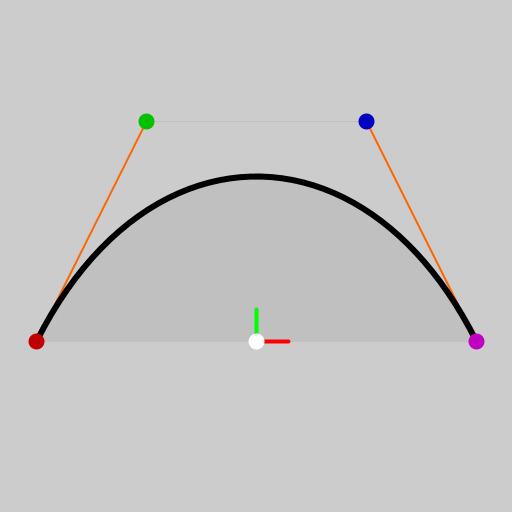
Frame 1 (no input)
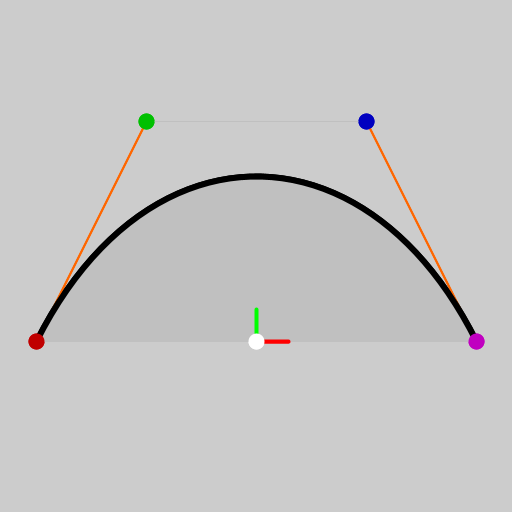
Frame 2 (the mouse pressed at the canvas centre, redrawn once)

The Processing sketch that drew these frames (run headless with seeded random() and noise(); the mouse was pressed at the canvas centre and the sketch redrawn once):

// Processing sketch: ANI2012A19_DrawCurve
// ── ANI2012A19_DrawCurve.pde
// ANI2012A19_DrawCurve.pde
// Affichage d'une courbe de Bézier cubique et de ses quatre points de contrôle.

// paramètre
float curveRadius = 220;

// positions des quatre points de contrôle de la courbe de Bézier
PVector p1 = new PVector(-curveRadius, 0, 0);
PVector p2 = new PVector(-curveRadius / 2.0f, curveRadius, 0);
PVector p3 = new PVector(curveRadius / 2.0f, curveRadius, 0);
PVector p4 = new PVector(curveRadius, 0, 0);

void setup()
{
  size(512, 512);
  noLoop();

  fill(192);

  println("courbe de Bézier cubique: P1=" + p1 + " P2=" + p2 + " P3=" + p3 + " P4=" + p4);
}

void draw()
{
  // repositionner l'origine de la scène par rapport à la camera
  scale(1.0f, -1.0f);
  translate(0,-height);
  translate(width / 2.0f, 0);
  translate(0, height / 3.0f);

  // dessiner les lignes à gauche et à droite de la courbe
  stroke(255, 102, 0);
  strokeWeight(2);
  line(p1.x, p1.y, p2.x, p2.y);
  line(p3.x, p3.y, p4.x, p4.y);

  // dessiner les lignes en haut et en bas de la courbe
  strokeWeight(1);
  stroke(192, 192, 192);
  line(p2.x, p2.y, p3.x, p3.y);
  line(p4.x, p4.y, p1.x, p1.y);

  // dessiner une courbe de Bézier cubique en fonction de la position x et y de ses quatre points de contrôle
  stroke(0, 0, 0);
  strokeWeight(6);
  bezier(p1.x, p1.y, p2.x, p2.y, p3.x, p3.y, p4.x, p4.y);

  // dessiner les quatre points de contrôle de la courbe
  strokeWeight(16);
  stroke(192, 0, 0);
  point(p1.x, p1.y);
  stroke(0, 192, 0);
  point(p2.x, p2.y);
  stroke(0, 0, 192);
  point(p3.x, p3.y);
  stroke(192, 0, 192);
  point(p4.x, p4.y);
  stroke(255, 255, 0);

  // dessiner l'origine de la scène (0, 0)
  strokeWeight(4);

  // dessiner l'axe X
  stroke(255, 0, 0);
  line(0.0f, 0.0f, width / 16.0f, 0.0f);

  // dessiner l'axe Y
  stroke(0, 255, 0);
  line(0.0f, 0.0f, 0.0f, height / 16.0f);

  // dessiner un point à l'origine
  strokeWeight(16);
  stroke(255, 255, 255);
  point(0.0f, 0.0f);
}
